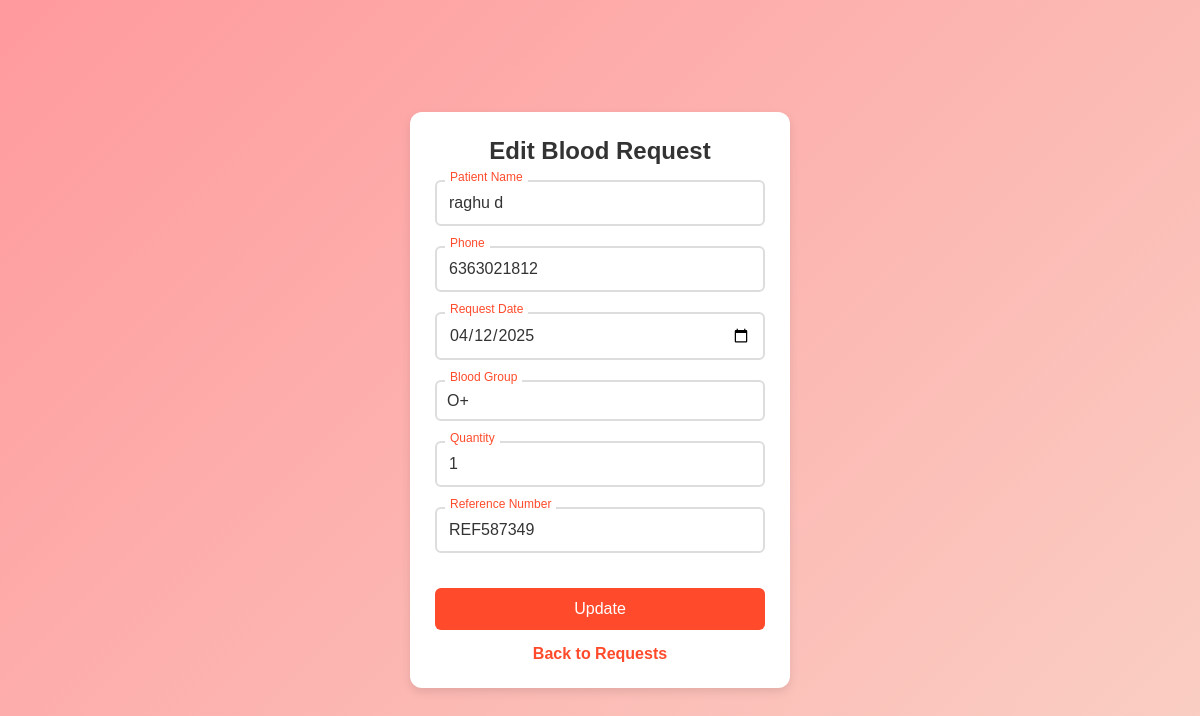
The app's page /edit_request/5 (signed in) with its own data.
### tables this page shows
CREATE TABLE blood_requests (
    id INTEGER PRIMARY KEY AUTOINCREMENT,
    patient_name TEXT NOT NULL,
    phone TEXT NOT NULL,
    request_date TEXT NOT NULL,
    blood_group TEXT NOT NULL,
    quantity INTEGER NOT NULL,
    reference_number TEXT UNIQUE NOT NULL
);

### main.py (the view, shortened to what this page needs)
@app.route('/edit_request/<int:request_id>', methods=['GET', 'POST'])
def edit_request(request_id):
    if 'username' not in session:
        flash('Please login first.', 'warning')
        return redirect(url_for('login'))
    conn = get_db_connection()
    request_data = conn.execute("SELECT * FROM blood_requests WHERE id = ?", (request_id,)).fetchone()
    if request_data is None:
        flash("Blood request not found!", "danger")
        return redirect(url_for('blood_requests'))
    conn.close()
    return render_template('edit_request.html', request_data=request_data)

### main.py (called while the page is built)
def get_db_connection():
    conn = sqlite3.connect('login.db')
    conn.row_factory = sqlite3.Row
    return conn

### templates/edit_request.html (shortened to what this page needs)
<!DOCTYPE html>
<html lang="en">
<head>
</head>
<body>
    <div class="container">
        <h2>Edit Blood Request</h2>
        {% if request_data %}
        <form action="{{ url_for('edit_request', request_id=request_data.id) }}" method="POST">
            <div class="input-group">
                <input type="text" name="patient_name" value="{{ request_data.patient_name }}" required placeholder=" ">
                <label>Patient Name</label>
            </div>
            <div class="input-group">
                <input type="text" name="phone" value="{{ request_data.phone }}" required placeholder=" ">
                <label>Phone</label>
            </div>
            <div class="input-group">
                <input type="date" name="request_date" value="{{ request_data.request_date }}" required>
                <label>Request Date</label>
            </div>
            <div class="select-group">
                <label>Blood Group</label>
                <select name="blood_group" required>
                    <option value="O+" {% if request_data.blood_group == 'O+' %}selected{% endif %}>O+</option>
                </select>
            </div>
            <div class="input-group">
                <input type="number" name="quantity" value="{{ request_data.quantity }}" required placeholder=" ">
                <label>Quantity</label>
            </div>
            <div class="input-group">
                <input type="text" name="reference_number" value="{{ request_data.reference_number }}" required placeholder=" ">
                <label>Reference Number</label>
            </div>
            <button type="submit">Update</button>
        </form>
        {% else %}
        <p class="error">Blood request data not found!</p>
        {% endif %}
        <a href="{{ url_for('blood_requests') }}">Back to Requests</a>
    </div>
</body>
</html>

### templates/edit_request.html (style rules this page uses)
* { margin: 0; padding: 0; box-sizing: border-box; font-family: 'Poppins', sans-serif; }
body { display: flex; justify-content: center; align-items: center; height: 100vh; background: linear-gradient(135deg, #ff9a9e, #fad0c4); }
.container { background: white; padding: 25px; border-radius: 12px; box-shadow: 0 4px 10px rgba(0, 0, 0, 0.1); width: 380px; text-align: center; }
h2 { color: #333; margin-bottom: 15px; }
form { display: flex; flex-direction: column; gap: 20px; }
.input-group { position: relative; width: 100%; }
input, select { width: 100%; padding: 12px; border: 2px solid #ddd; border-radius: 6px; font-size: 16px; transition: 0.3s; background: transparent; outline: none; color: #333; appearance: none; }
label { position: absolute; top: 12px; left: 12px; font-size: 16px; color: #888; transition: 0.3s; pointer-events: none; background: white; padding: 0 5px; }
input:focus + label, input:not(:placeholder-shown) + label { top: -10px; left: 10px; font-size: 12px; color: #ff4b2b; }
.select-group { position: relative; text-align: left; }
.select-group label { position: absolute; top: -10px; left: 10px; font-size: 12px; color: #ff4b2b; background: white; padding: 0 5px; }
select { padding: 10px; border: 2px solid #ddd; border-radius: 6px; font-size: 16px; background-color: white; cursor: pointer; }
button { background: #ff4b2b; color: white; padding: 12px; border: none; border-radius: 6px; cursor: pointer; font-size: 16px; transition: 0.3s; margin-top: 15px; }
a { display: inline-block; margin-top: 15px; color: #ff4b2b; text-decoration: none; font-weight: bold; }

### records on screen
blood_requests: patient_name "raghu d", phone "6363021812", request_date "04/12/2025", blood_group "O+", quantity "1", reference_number "REF587349"
